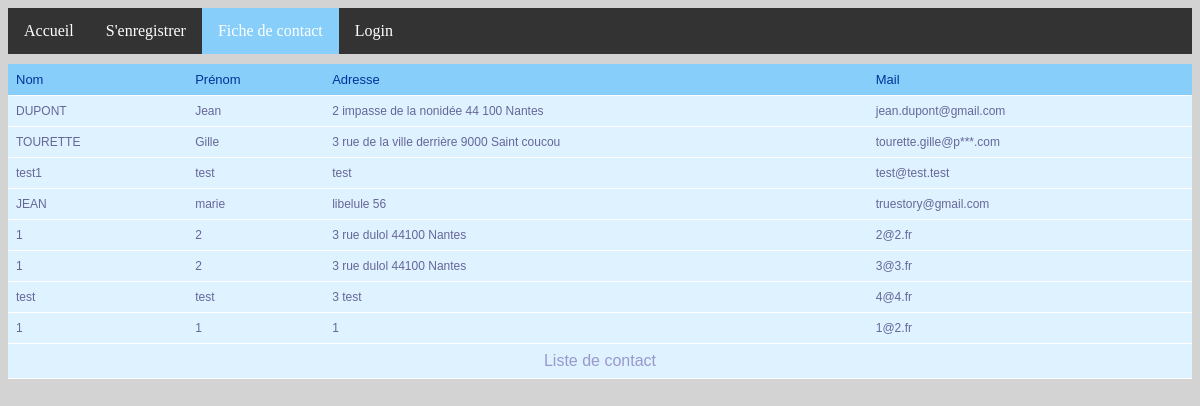
/CI/index.php/home/liste, run on the app's committed database.
### tables this page shows
CREATE TABLE IF NOT EXISTS `formulaire` (
  `id` int(11) NOT NULL AUTO_INCREMENT,
  `nom` varchar(128) NOT NULL,
  `prenom` varchar(128) NOT NULL,
  `adresse` text NOT NULL,
  `mail` text NOT NULL,
  PRIMARY KEY (`id`)
);

### CI/application/controllers/home.php (called while the page is built, shortened)
<?php
	class Home extends CI_Controller {
		public function liste() {
			$this->load->model('HomeModel');
			$data['records'] = $this->HomeModel->getData();
			$this->load->view('template', $data);
		}
	}
?>

### CI/index.php (called while the page is built, shortened)
<?php
require_once BASEPATH.'core/CodeIgniter.php';

### CI/application/models/HomeModel.php (called while the page is built)
<?php
class HomeModel extends CI_Model {
	public function getData() {
		$query = $this->db->get('formulaire');
		return $query->result();
	}
}
?>

### CI/application/views/template.php (the view, shortened to what this page needs)
<!DOCTYPE html>
<html>
    <head>
        <link rel = "stylesheet" type = "text/css"
         href = "<?php echo base_url(); ?>css/style.css">
    </head>
    <body>
        <header>
            <ul id="accueil">
                <li>
                    <a href="<?php echo base_url().'index.php/home' ?>"> Accueil </a>
                </li>
                <li>
                    <a href="<?php echo base_url().'index.php/home/formulaire' ?>"> S'enregistrer </a>
                </li>
                 <li>
                    <a class = active href="<?php echo base_url().'index.php/home/liste' ?>"> Fiche de contact </a>
                </li>
                <li>
                    <a href=#> Login </a>
                </li>
            </ul>
        </header>
        <div>
            <table id="tableau" summary="Liste de contact">
                <thead>
                    <tr>
                        <th scope="col">Nom</th>
                        <th scope="col">Prénom</th>
                        <th scope="col">Adresse</th>
                        <th scope="col">Mail</th>
                    </tr>
                </thead>
                <tfoot>
                    <tr>
                        <td colspan="4">Liste de contact</td>
                    </tr>
                </tfoot>
                <tbody>
                    <?php foreach($records as $rec){
                    echo "<tr>
                        <td>".$rec->nom."</td>
                        <td>".$rec->prenom."</td>
                        <td>".$rec->adresse."</td>
                        <td>".$rec->mail."</td>
                    </tr>";
                    }?>
                </tbody>
            </table>
        </div>
    </body>
</html>

### CI/css/style.css (style rules this page uses)
body { background-color : lightgrey; }
ul { list-style-type: none; margin: 0; padding: 0; overflow: hidden; background-color: #333; }
li { float: left; }
li a { display: block; color: white; text-align: center; padding: 14px 16px; text-decoration: none; }
.active { background-color: lightskyblue; }
#tableau { font-family: "Lucida Sans Unicode", "Lucida Grande", Sans-Serif; font-size: 12px; margin: 10px 0; width: 100%; text-align: left; border-collapse: collapse; }
#tableau th { font-size: 13px; font-weight: normal; padding: 8px; background: lightskyblue; color: #039; }
#tableau td { padding: 8px; border-bottom: 1px solid #fff; color: #669; border-top: 1px solid #fff; background: #DFF2FF; }
#tableau tfoot tr td { background: #DFF2FF; font-size: 16px; color: #99c; text-align: center; }

### data on the page
formulaire: nom "DUPONT", prenom "Jean", adresse "2 impasse de la nonidée 44 100 Nantes", mail "jean.dupont@gmail.com"
formulaire: nom "TOURETTE", prenom "Gille", adresse "3 rue de la ville derrière 9000 Saint coucou", mail "tourette.gille@p***.com"
formulaire: nom "test1", prenom "test", adresse "test", mail "test@test.test"
formulaire: nom "JEAN", prenom "marie", adresse "libelule 56", mail "truestory@gmail.com"
formulaire: nom "1", prenom "2", adresse "3 rue dulol 44100 Nantes", mail "2@2.fr"
formulaire: nom "1", prenom "2", adresse "3 rue dulol 44100 Nantes", mail "3@3.fr"
formulaire: nom "test", prenom "test", adresse "3 test", mail "4@4.fr"
formulaire: nom "1", prenom "1", adresse "1", mail "1@2.fr"
